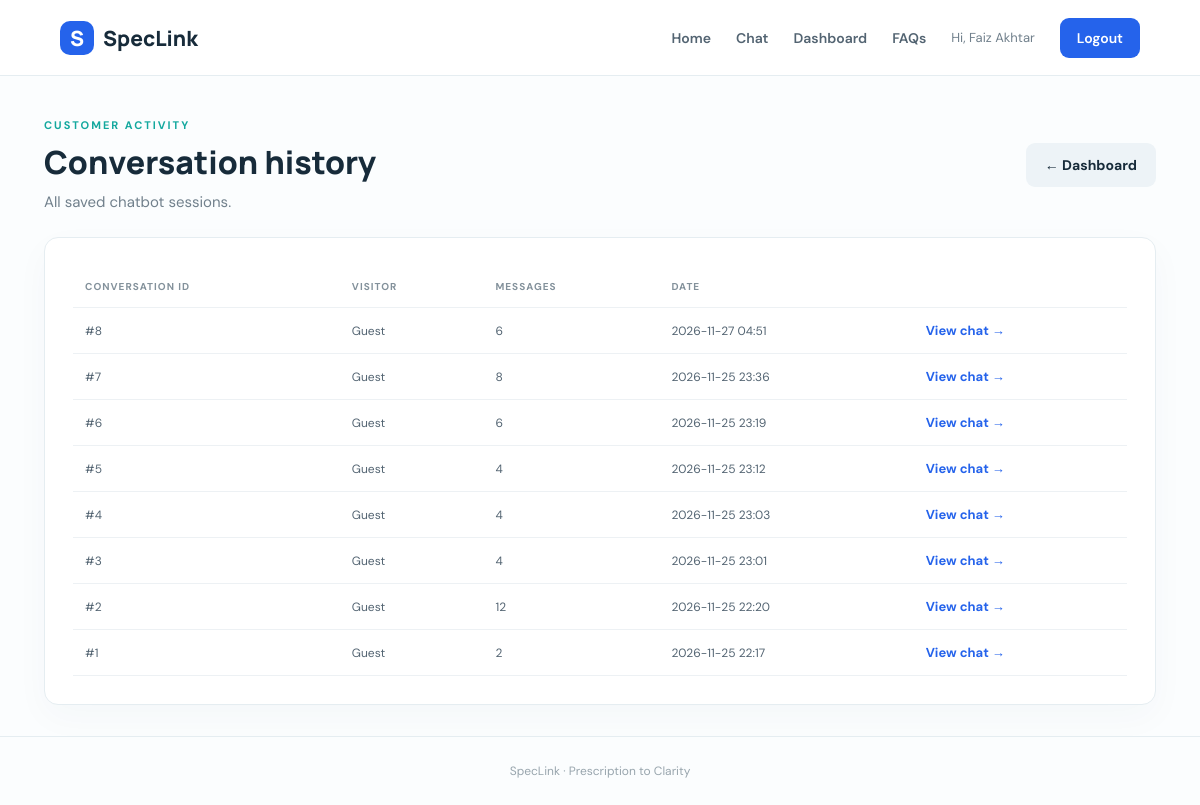
Screenshot of /admin/conversations (signed in) with the database file from the repository.
### tables this page shows
CREATE TABLE conversations(
            id INTEGER PRIMARY KEY AUTOINCREMENT,
            user_id INTEGER, visitor_name TEXT DEFAULT 'Guest',
            created_at TEXT NOT NULL,
            FOREIGN KEY(user_id) REFERENCES users(id) ON DELETE SET NULL
        );

### app.py (the view)
@app.route("/admin/conversations")
@admin_required
def conversations():
    with db() as con:
        rows=con.execute("""SELECT c.id,c.visitor_name,c.created_at,
          (SELECT COUNT(*) FROM messages m WHERE m.conversation_id=c.id) message_count
          FROM conversations c ORDER BY c.id DESC""").fetchall()
    return render_template("conversations.html", rows=rows)

### app.py (called while the page is built)
def db():
    conn = sqlite3.connect(DB_PATH)
    conn.row_factory = sqlite3.Row
    conn.execute("PRAGMA foreign_keys = ON")
    return conn

def admin_required(fn):
    @wraps(fn)
    def wrapper(*args, **kwargs):
        if session.get("role") != "admin":
            flash("Admin access is required.", "danger")
            return redirect(url_for("login"))
        return fn(*args, **kwargs)
    return wrapper

### templates/conversations.html
{% extends "base.html" %}{% block title %}Conversations | SupportDesk AI{% endblock %}{% block content %}<div class="page-head"><div><div class="eyebrow">CUSTOMER ACTIVITY</div><h1>Conversation history</h1><p class="muted">All saved chatbot sessions.</p></div><a class="btn light" href="{{ url_for('admin_dashboard') }}">← Dashboard</a></div><div class="panel table-wrap"><table><thead><tr><th>Conversation ID</th><th>Visitor</th><th>Messages</th><th>Date</th><th></th></tr></thead><tbody>{% for r in rows %}<tr><td>#{{ r.id }}</td><td>{{ r.visitor_name }}</td><td>{{ r.message_count }}</td><td>{{ r.created_at[:16].replace('T',' ') }}</td><td><a class="text-link" href="{{ url_for('conversation_detail',cid=r.id) }}">View chat →</a></td></tr>{% else %}<tr><td colspan="5">No conversations found.</td></tr>{% endfor %}</tbody></table></div>{% endblock %}

### static/style.css (style rules this page uses)
:root { --ink:#172b3a;--muted:#71808c;--blue:#2563eb;--teal:#13a89e;--pale:#f2f7fa;--line:#e5edf1;--white:#fff }
* { box-sizing:border-box }
body { margin:0;background:#fbfdfe;color:var(--ink);font-family:'DM Sans',sans-serif;font-size:15px }
.eyebrow { color:var(--teal);font-size:11px;letter-spacing:2px;font-weight:700 }
.btn { display:inline-flex;align-items:center;justify-content:center;gap:15px;border:0;border-radius:9px;padding:13px 19px;text-decoration:none;font-weight:700;font-family:inherit;font-size:14px;cursor:pointer }
.light { background:#edf3f7;color:var(--ink) }
.section-heading p,.muted { color:var(--muted) }
.form-card,.panel { background:white;border:1px solid var(--line);border-radius:14px;padding:28px;box-shadow:0 12px 35px #183c5408 }
.text-link { color:var(--blue);font-weight:700;text-decoration:none;font-size:13px }
.page-head { display:flex;align-items:center;justify-content:space-between;padding:42px 0 25px }
.page-head h1 { font:800 32px Manrope;margin:8px 0 }
.page-head p { margin:0 }
.table-wrap { overflow-x:auto }
table { width:100%;border-collapse:collapse;text-align:left;font-size:12px }
th { color:#83919b;font-size:10px;text-transform:uppercase;letter-spacing:1px }
td,th { padding:14px 12px;border-bottom:1px solid #edf1f4 }
td { color:#536472 }

### rows the page displays
conversations: id "8", visitor_name "Guest", message_count "6", created_at "2026-11-27 04:51"
conversations: id "7", visitor_name "Guest", message_count "8", created_at "2026-11-25 23:36"
conversations: id "6", visitor_name "Guest", message_count "6", created_at "2026-11-25 23:19"
conversations: id "5", visitor_name "Guest", message_count "4", created_at "2026-11-25 23:12"
conversations: id "4", visitor_name "Guest", message_count "4", created_at "2026-11-25 23:03"
conversations: id "3", visitor_name "Guest", message_count "4", created_at "2026-11-25 23:01"
conversations: id "2", visitor_name "Guest", message_count "12", created_at "2026-11-25 22:20"
conversations: id "1", visitor_name "Guest", message_count "2", created_at "2026-11-25 22:17"

### other values shown
{{ session.get('name') }} "Faiz Akhtar"
